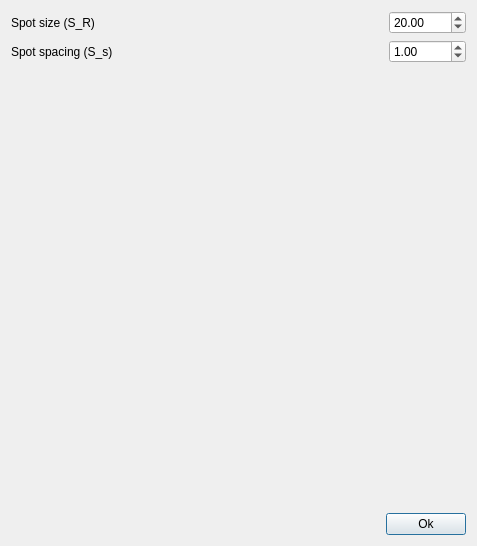
<?xml version="1.0" encoding="UTF-8"?>
<ui version="4.0">
 <class>localVf</class>
 <widget class="QDialog" name="localVf">
  <property name="geometry">
   <rect>
    <x>0</x>
    <y>0</y>
    <width>477</width>
    <height>546</height>
   </rect>
  </property>
  <property name="sizePolicy">
   <sizepolicy hsizetype="MinimumExpanding" vsizetype="MinimumExpanding">
    <horstretch>0</horstretch>
    <verstretch>0</verstretch>
   </sizepolicy>
  </property>
  <property name="minimumSize">
   <size>
    <width>477</width>
    <height>500</height>
   </size>
  </property>
  <property name="maximumSize">
   <size>
    <width>477</width>
    <height>800</height>
   </size>
  </property>
  <property name="windowTitle">
   <string>Local fibre volume fraction</string>
  </property>
  <layout class="QGridLayout" name="gridLayout">
   <item row="1" column="0">
    <layout class="QHBoxLayout" name="horizontalLayout_3">
     <item>
      <spacer name="horizontalSpacer_2">
       <property name="orientation">
        <enum>Qt::Horizontal</enum>
       </property>
       <property name="sizeHint" stdset="0">
        <size>
         <width>40</width>
         <height>20</height>
        </size>
       </property>
      </spacer>
     </item>
     <item>
      <widget class="QPushButton" name="pushButton_ok">
       <property name="text">
        <string>Ok</string>
       </property>
      </widget>
     </item>
    </layout>
   </item>
   <item row="0" column="0">
    <layout class="QVBoxLayout" name="verticalLayout">
     <item>
      <layout class="QHBoxLayout" name="horizontalLayout">
       <item>
        <widget class="QLabel" name="label">
         <property name="text">
          <string>Spot size (S_R)</string>
         </property>
        </widget>
       </item>
       <item>
        <spacer name="horizontalSpacer">
         <property name="orientation">
          <enum>Qt::Horizontal</enum>
         </property>
         <property name="sizeType">
          <enum>QSizePolicy::MinimumExpanding</enum>
         </property>
         <property name="sizeHint" stdset="0">
          <size>
           <width>20</width>
           <height>20</height>
          </size>
         </property>
        </spacer>
       </item>
       <item>
        <widget class="QDoubleSpinBox" name="spinBox_spotSize">
         <property name="maximum">
          <double>99999.990000000005239</double>
         </property>
         <property name="value">
          <double>20.000000000000000</double>
         </property>
        </widget>
       </item>
      </layout>
     </item>
     <item>
      <layout class="QHBoxLayout" name="horizontalLayout_5">
       <item>
        <widget class="QLabel" name="label_2">
         <property name="text">
          <string>Spot spacing (S_s)</string>
         </property>
        </widget>
       </item>
       <item>
        <spacer name="horizontalSpacer_3">
         <property name="orientation">
          <enum>Qt::Horizontal</enum>
         </property>
         <property name="sizeType">
          <enum>QSizePolicy::MinimumExpanding</enum>
         </property>
         <property name="sizeHint" stdset="0">
          <size>
           <width>20</width>
           <height>20</height>
          </size>
         </property>
        </spacer>
       </item>
       <item>
        <widget class="QDoubleSpinBox" name="spinBox_spotSpacing">
         <property name="maximum">
          <double>99999.990000000005239</double>
         </property>
         <property name="value">
          <double>1.000000000000000</double>
         </property>
        </widget>
       </item>
      </layout>
     </item>
     <item>
      <spacer name="verticalSpacer">
       <property name="orientation">
        <enum>Qt::Vertical</enum>
       </property>
       <property name="sizeType">
        <enum>QSizePolicy::MinimumExpanding</enum>
       </property>
       <property name="sizeHint" stdset="0">
        <size>
         <width>20</width>
         <height>30</height>
        </size>
       </property>
      </spacer>
     </item>
     <item>
      <layout class="QHBoxLayout" name="horizontalLayout_2">
       <item>
        <widget class="QLabel" name="figure_localVf">
         <property name="enabled">
          <bool>true</bool>
         </property>
         <property name="sizePolicy">
          <sizepolicy hsizetype="MinimumExpanding" vsizetype="MinimumExpanding">
           <horstretch>0</horstretch>
           <verstretch>0</verstretch>
          </sizepolicy>
         </property>
         <property name="maximumSize">
          <size>
           <width>1200</width>
           <height>1200</height>
          </size>
         </property>
         <property name="frameShape">
          <enum>QFrame::NoFrame</enum>
         </property>
         <property name="text">
          <string/>
         </property>
         <property name="pixmap">
          <pixmap resource="icons.qrc">:/icons/RVEs/localVf.png</pixmap>
         </property>
         <property name="alignment">
          <set>Qt::AlignCenter</set>
         </property>
        </widget>
       </item>
      </layout>
     </item>
    </layout>
   </item>
  </layout>
 </widget>
 <resources>
  <include location="icons.qrc"/>
 </resources>
 <connections/>
</ui>
